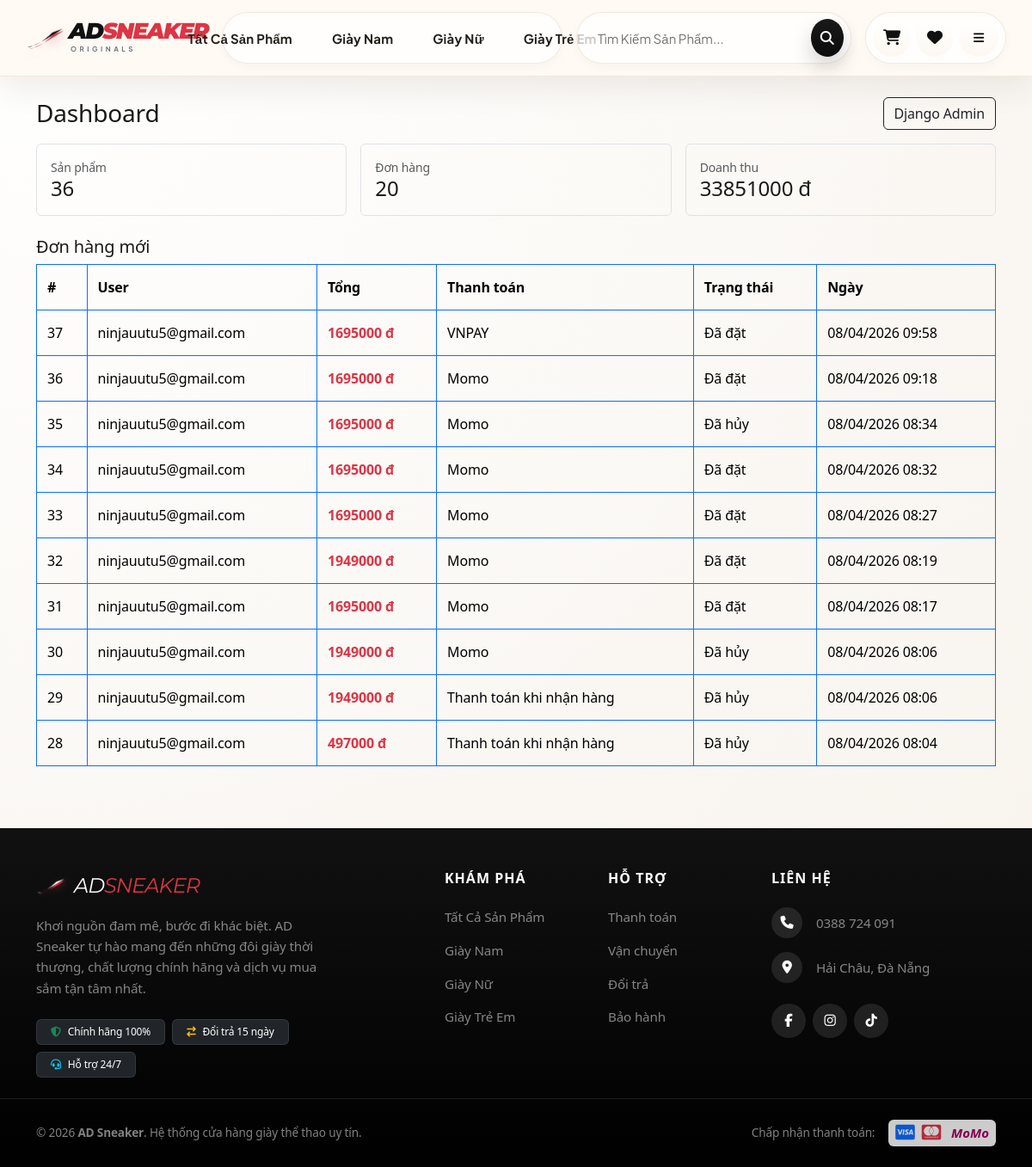
The app's page /dashboard/ (signed in) with its own data.
### orders/models.py (models this page shows, shortened)
class Order(models.Model):
    class Status(models.TextChoices):
        PLACED = "PLACED", "Đã đặt"
        CONFIRMED = "CONFIRMED", "Đã xác nhận"
        SHIPPED = "SHIPPED", "Đang giao"
        DONE = "DONE", "Hoàn tất"
        CANCELED = "CANCELED", "Đã hủy"
    class PaymentMethod(models.TextChoices):
        COD = "COD", "Thanh toán khi nhận hàng"
        VNPAY = "VNPAY", "VNPAY"
        MOMO = "MOMO", "Momo"
    user = models.ForeignKey(settings.AUTH_USER_MODEL, on_delete=models.CASCADE, related_name="orders")
    full_name = models.CharField(max_length=255)
    phone = models.CharField(max_length=30)
    province = models.CharField(max_length=120, blank=True)
    district = models.CharField(max_length=120, blank=True)
    ward = models.CharField(max_length=120, blank=True)
    address = models.CharField(max_length=500)
    payment_method = models.CharField(max_length=20, choices=PaymentMethod.choices, default=PaymentMethod.COD)
    is_paid = models.BooleanField(default=False)
    status = models.CharField(max_length=20, choices=Status.choices, default=Status.PLACED)
    total = models.PositiveIntegerField(default=0)
    note = models.TextField(blank=True)
    created_at = models.DateTimeField(auto_now_add=True)

### dashboard/views.py (the view)
# urls.py: path("", views.dashboard_home, name="home"),
@staff_member_required
def dashboard_home(request):
    totals = Order.objects.aggregate(
        total_orders=Count("id"),
        total_revenue=Sum("total"),
    )
    recent_orders = Order.objects.select_related("user").order_by("-created_at")[:10]
    product_count = Product.objects.count()
    return render(
        request,
        "dashboard/home.html",
        {
            "totals": totals,
            "recent_orders": recent_orders,
            "product_count": product_count,
        },
    )

### cart/context_processors.py (called while the page is built)
def cart_badge(request):
    count = 0
    if request.user.is_authenticated:
        cart = Cart.objects.filter(user=request.user).first()
        if cart:
            count = sum(int(i.quantity) for i in cart.items.all())
    return {"cart_item_count": count}

### templates/dashboard/home.html (shortened to what this page needs)
{% extends "base.html" %}
{% block content %}
  <div class="d-flex align-items-center justify-content-between mb-3">
    <h1 class="h3 mb-0">Dashboard</h1>
    <div class="d-flex gap-2">
      <a class="btn btn-outline-dark" href="/admin/">Django Admin</a>
    </div>
  </div>
  <div class="row g-3 mb-4">
    <div class="col-md-4">
      <div class="border rounded p-3">
        <div class="text-muted small">Sản phẩm</div>
        <div class="h4 mb-0">{{ product_count }}</div>
      </div>
    </div>
    <div class="col-md-4">
      <div class="border rounded p-3">
        <div class="text-muted small">Đơn hàng</div>
        <div class="h4 mb-0">{{ totals.total_orders|default:0 }}</div>
      </div>
    </div>
    <div class="col-md-4">
      <div class="border rounded p-3">
        <div class="text-muted small">Doanh thu</div>
        <div class="h4 mb-0">{{ totals.total_revenue|default:0|floatformat:0 }} đ</div>
      </div>
    </div>
  </div>
  <h2 class="h5 mb-2">Đơn hàng mới</h2>
  <div class="table-responsive">
    <table class="table table-bordered border-primary">
      <thead>
        <tr>
          <th>#</th>
          <th>User</th>
          <th>Tổng</th>
          <th>Thanh toán</th>
          <th>Trạng thái</th>
          <th>Ngày</th>
        </tr>
      </thead>
      <tbody>
        {% for o in recent_orders %}
          <tr>
            <td>{{ o.id }}</td>
            <td>{{ o.user.username }}</td>
            <td class="text-danger fw-bold">{{ o.total|floatformat:0 }} đ</td>
            <td>{{ o.get_payment_method_display }}</td>
            <td>{{ o.get_status_display }}</td>
            <td>{{ o.created_at|date:"d/m/Y H:i" }}</td>
          </tr>
        {% empty %}
          <tr><td colspan="6" class="text-muted">Chưa có đơn hàng.</td></tr>
        {% endfor %}
      </tbody>
    </table>
  </div>
{% endblock %}

### static/css/app.css (style rules this page uses)
:root { --ads-red:#c61d22; --ads-red-deep:#93141a; --ads-dark:#111; --ads-ink:#191919; --ads-border:#e8e4de; --ads-soft:#f7f2eb; --ads-panel:#ffffff; --ads-gold:#b98958; --ads-cream:#fffaf4; --ads-shadow:0 14px 40px rgba(28, 21, 15, .08); --ads-shadow-hover:0 18px 54px rgba(28, 21, 15, .14); }
body { background: radial-gradient(circle at top left, rgba(255,255,255,.95), rgba(247,242,235,.92)), linear-gradient(180deg, #fcfbf8 0%, #f6f1ea 100%); color:var(--ads-ink); letter-spacing:-.01em; }
.btn { transition: all .2s ease; }
.table { margin-bottom:0; }
.table > :not(caption) > * > * { padding:14px 12px; background:transparent; }

### records on screen
Order: id "37", user.username "ninjauutu5@gmail.com", total "1695000", payment_method "VNPAY", status "Đã đặt", created_at "08/04/2026 09:58"
Order: id "36", user.username "ninjauutu5@gmail.com", total "1695000", payment_method "Momo", status "Đã đặt", created_at "08/04/2026 09:18"
Order: id "35", user.username "ninjauutu5@gmail.com", total "1695000", payment_method "Momo", status "Đã hủy", created_at "08/04/2026 08:34"
Order: id "34", user.username "ninjauutu5@gmail.com", total "1695000", payment_method "Momo", status "Đã đặt", created_at "08/04/2026 08:32"
Order: id "33", user.username "ninjauutu5@gmail.com", total "1695000", payment_method "Momo", status "Đã đặt", created_at "08/04/2026 08:27"
Order: id "32", user.username "ninjauutu5@gmail.com", total "1949000", payment_method "Momo", status "Đã đặt", created_at "08/04/2026 08:19"
Order: id "31", user.username "ninjauutu5@gmail.com", total "1695000", payment_method "Momo", status "Đã đặt", created_at "08/04/2026 08:17"
Order: id "30", user.username "ninjauutu5@gmail.com", total "1949000", payment_method "Momo", status "Đã hủy", created_at "08/04/2026 08:06"
Order: id "29", user.username "ninjauutu5@gmail.com", total "1949000", payment_method "Thanh toán khi nhận hàng", status "Đã hủy", created_at "08/04/2026 08:06"
Order: id "28", user.username "ninjauutu5@gmail.com", total "497000", payment_method "Thanh toán khi nhận hàng", status "Đã hủy", created_at "08/04/2026 08:04"

### other values on screen
{{ product_count }} "36"
{{ totals.total_orders|default:0 }} "20"
{{ totals.total_revenue|default:0|floatformat:0 }} "33851000"
